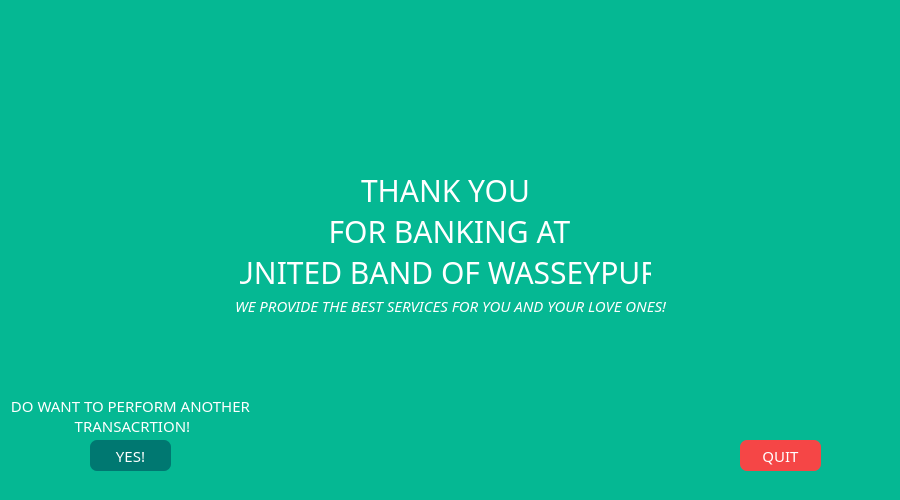
<?xml version="1.0" encoding="UTF-8"?>
<ui version="4.0">
 <class>goodbye</class>
 <widget class="QDialog" name="goodbye">
  <property name="geometry">
   <rect>
    <x>0</x>
    <y>0</y>
    <width>900</width>
    <height>500</height>
   </rect>
  </property>
  <property name="minimumSize">
   <size>
    <width>900</width>
    <height>500</height>
   </size>
  </property>
  <property name="maximumSize">
   <size>
    <width>900</width>
    <height>500</height>
   </size>
  </property>
  <property name="windowTitle">
   <string>Dialog</string>
  </property>
  <property name="styleSheet">
   <string notr="true">background-color: #05B893;</string>
  </property>
  <widget class="QLabel" name="username_ID">
   <property name="geometry">
    <rect>
     <x>40</x>
     <y>30</y>
     <width>141</width>
     <height>41</height>
    </rect>
   </property>
   <property name="font">
    <font>
     <family>Norwester</family>
     <pointsize>-1</pointsize>
    </font>
   </property>
   <property name="styleSheet">
    <string notr="true">color: #007871;
font-size: 15px;
</string>
   </property>
   <property name="text">
    <string/>
   </property>
  </widget>
  <widget class="QLabel" name="label">
   <property name="geometry">
    <rect>
     <x>240</x>
     <y>150</y>
     <width>411</width>
     <height>161</height>
    </rect>
   </property>
   <property name="font">
    <font>
     <family>Norwester</family>
     <pointsize>-1</pointsize>
    </font>
   </property>
   <property name="styleSheet">
    <string notr="true">background-color: transparent;
font-size: 30px;
color: white;
</string>
   </property>
   <property name="text">
    <string>THANK YOU
 FOR BANKING AT 
UNITED BAND OF WASSEYPUR</string>
   </property>
   <property name="alignment">
    <set>Qt::AlignCenter</set>
   </property>
  </widget>
  <widget class="QLabel" name="label_2">
   <property name="geometry">
    <rect>
     <x>220</x>
     <y>260</y>
     <width>461</width>
     <height>91</height>
    </rect>
   </property>
   <property name="font">
    <font>
     <family>Myriad Hebrew</family>
     <pointsize>-1</pointsize>
     <italic>true</italic>
    </font>
   </property>
   <property name="styleSheet">
    <string notr="true">background-color: transparent;
color: white;
font-size: 15px;
</string>
   </property>
   <property name="text">
    <string>WE PROVIDE THE BEST SERVICES FOR YOU AND YOUR LOVE ONES!</string>
   </property>
   <property name="alignment">
    <set>Qt::AlignCenter</set>
   </property>
  </widget>
  <widget class="QLabel" name="label_3">
   <property name="geometry">
    <rect>
     <x>-90</x>
     <y>370</y>
     <width>441</width>
     <height>91</height>
    </rect>
   </property>
   <property name="font">
    <font>
     <family>Myriad Hebrew</family>
     <pointsize>-1</pointsize>
     <italic>false</italic>
    </font>
   </property>
   <property name="styleSheet">
    <string notr="true">background-color: transparent;
color: white;
font-size: 15px;
</string>
   </property>
   <property name="text">
    <string>DO WANT TO PERFORM ANOTHER
 TRANSACRTION!</string>
   </property>
   <property name="alignment">
    <set>Qt::AlignCenter</set>
   </property>
  </widget>
  <widget class="QPushButton" name="pushButton_yes">
   <property name="geometry">
    <rect>
     <x>90</x>
     <y>440</y>
     <width>81</width>
     <height>31</height>
    </rect>
   </property>
   <property name="font">
    <font>
     <family>Norwester</family>
     <pointsize>11</pointsize>
     <weight>50</weight>
     <bold>false</bold>
    </font>
   </property>
   <property name="styleSheet">
    <string notr="true">background-color: #007871;
color: white;
 border-width: 5px;
 border-radius:7px;
</string>
   </property>
   <property name="text">
    <string>YES!</string>
   </property>
  </widget>
  <widget class="QPushButton" name="pushButton_quit">
   <property name="geometry">
    <rect>
     <x>740</x>
     <y>440</y>
     <width>81</width>
     <height>31</height>
    </rect>
   </property>
   <property name="font">
    <font>
     <family>Norwester</family>
     <pointsize>11</pointsize>
     <weight>50</weight>
     <bold>false</bold>
    </font>
   </property>
   <property name="styleSheet">
    <string notr="true">background-color: #F54646;
color: white;
 border-width: 5px;
 border-radius:7px;
</string>
   </property>
   <property name="text">
    <string>QUIT</string>
   </property>
  </widget>
 </widget>
 <resources/>
 <connections/>
</ui>
